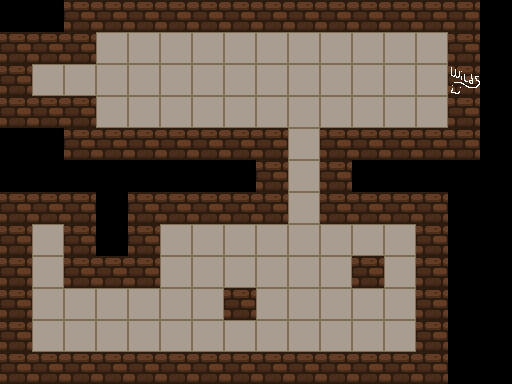

A 2D game scene composited from a Tiled map and its tileset images. What follows is a short description and the map's XML, with every tile layer's data as written:
An orthogonal 16x12 tile map with 32x32 px tiles, 2 tile layers (walls1, floor1).

<map version="1.2" tiledversion="1.2.1" orientation="orthogonal" renderorder="right-down" width="16" height="12" tilewidth="32" tileheight="32" infinite="0" nextlayerid="3" nextobjectid="1">
 <tileset firstgid="1" name="basis" tilewidth="32" tileheight="32" tilecount="12" columns="4">
  <image source="../game/Content/Tilesets/fps_tileset.png" width="128" height="96" />
 </tileset>
 <layer id="1" name="walls1" width="16" height="12">
  <data encoding="csv">
0,0,2,2,2,2,2,2,2,2,2,2,2,2,2,0,
2,2,2,0,0,0,0,0,0,0,0,0,0,0,2,0,
2,0,0,0,0,0,0,0,0,0,0,0,0,0,3,0,
2,2,2,0,0,0,0,0,0,0,0,0,0,0,2,0,
0,0,2,2,2,2,2,2,2,0,2,2,2,2,2,0,
0,0,0,0,0,0,0,0,2,0,2,0,0,0,0,0,
2,2,2,0,2,2,2,2,2,0,2,2,2,2,0,0,
2,0,2,0,2,0,0,0,0,0,0,0,0,2,0,0,
2,0,2,2,2,0,0,0,0,0,0,2,0,2,0,0,
2,0,0,0,0,0,0,2,0,0,0,0,0,2,0,0,
2,0,0,0,0,0,0,0,0,0,0,0,0,2,0,0,
2,2,2,2,2,2,2,2,2,2,2,2,2,2,0,0
</data>
 </layer>
 <layer id="2" name="floor1" width="16" height="12">
  <data encoding="csv">
0,0,0,0,0,0,0,0,0,0,0,0,0,0,0,0,
0,0,0,5,5,5,5,5,5,5,5,5,5,5,0,0,
0,5,5,5,5,5,5,5,5,5,5,5,5,5,0,0,
0,0,0,5,5,5,5,5,5,5,5,5,5,5,0,0,
0,0,0,0,0,0,0,0,0,5,0,0,0,0,0,0,
0,0,0,0,0,0,0,0,0,5,0,0,0,0,0,0,
0,0,0,0,0,0,0,0,0,5,0,0,0,0,0,0,
0,5,0,0,0,5,5,5,5,5,5,5,5,0,0,0,
0,5,0,0,0,5,5,5,5,5,5,0,5,0,0,0,
0,5,5,5,5,5,5,0,5,5,5,5,5,0,0,0,
0,5,5,5,5,5,5,5,5,5,5,5,5,0,0,0,
0,0,0,0,0,0,0,0,0,0,0,0,0,0,0,0
</data>
 </layer>
</map>
